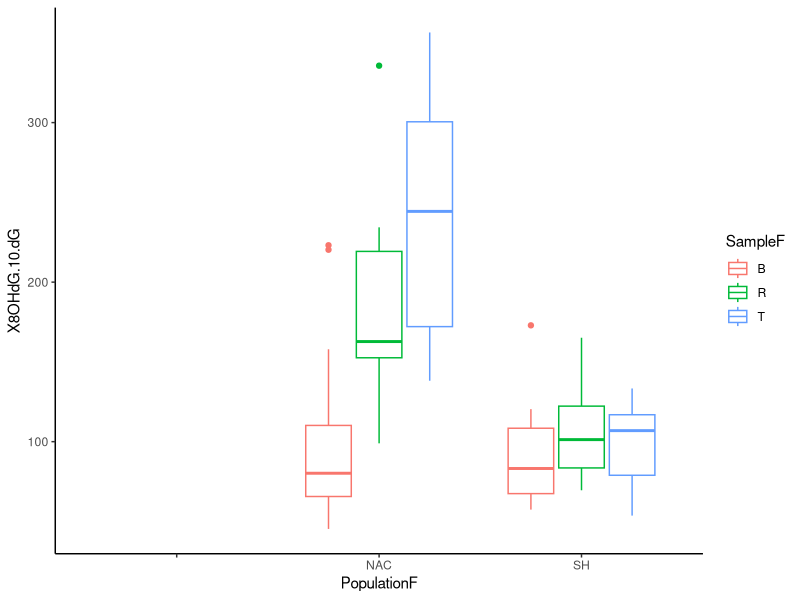
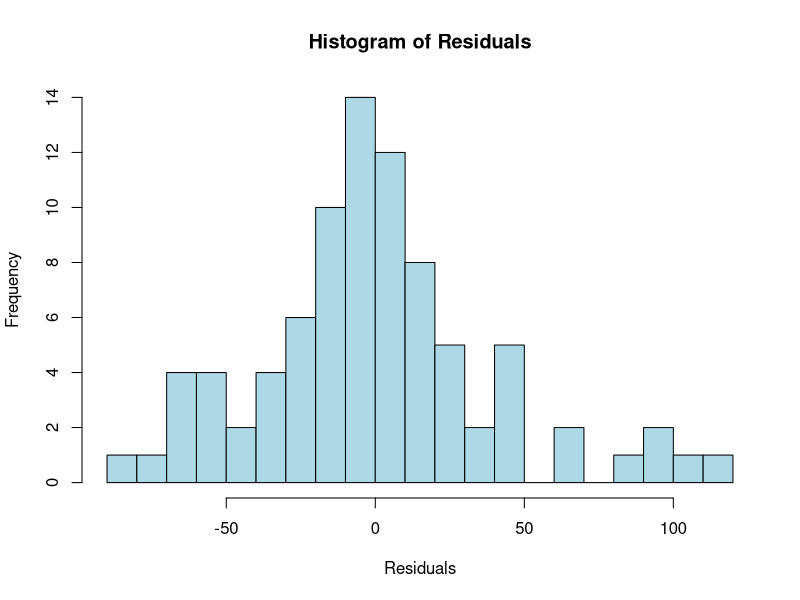
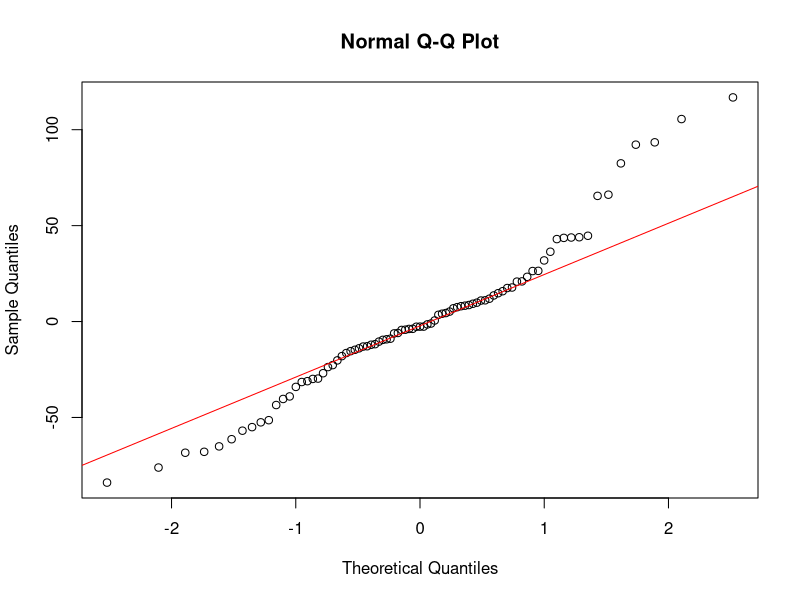
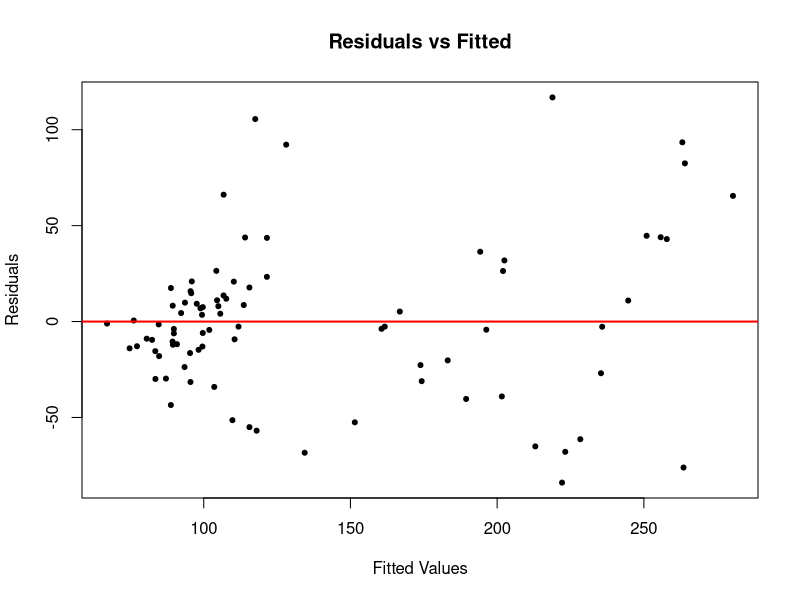
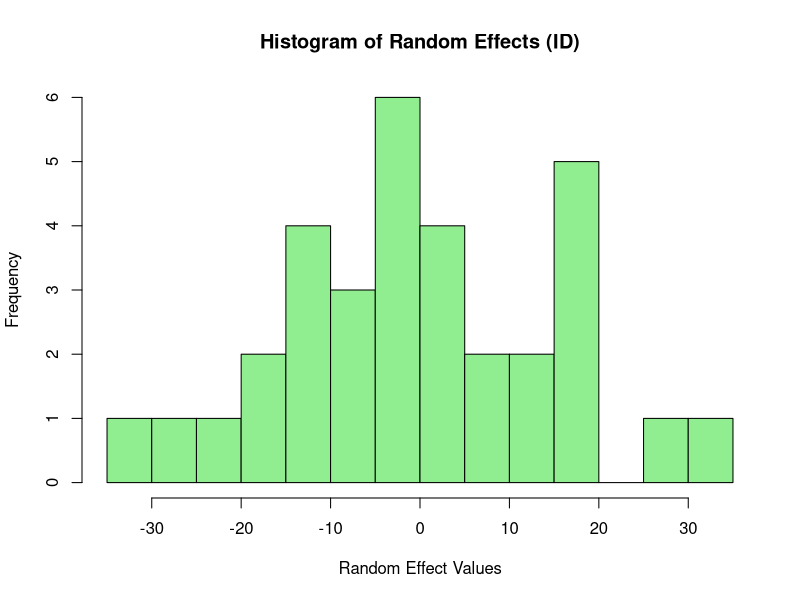
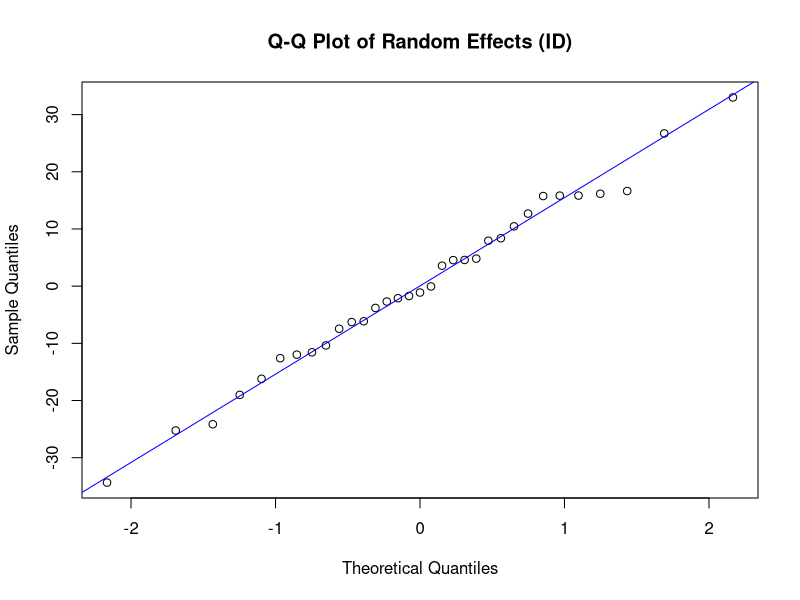

The R script that drew these images, in order: (Note: this script raises an error after producing the figures.)
################################################################################
#Packages
################################################################################
library(car) #If you have never used R before, you will have to do something called install.packages(). For this package use this code "install.packages("car")"
library(ggplot2)
library(emmeans)
library(lme4)
library(multcomp)


################################################################################
#Loading in the data
################################################################################

#this sets the working directory
setwd() #This will need to be set to correctly look at the data
#this reads the data from the csv
datum <- read.csv("OSD.csv")
head(datum) #This shows you your data to double check it is the right dataset
datum$PopulationF = as.factor(datum$Population) #as.factor() makes sure R reads this as a categorical variable when graphing or analyzing
datum$SampleF = as.factor(datum$Sample)

################################################################################
# Visualize - Bar plots
################################################################################
ggplot(datum, aes(PopulationF, X8OHdG.10.dG , color = SampleF)) +
  geom_boxplot() +
  theme_classic()

add_section_break <- function(num_dashes = 100) {
  cat(rep("\n", 3))
  cat(rep("-", num_dashes), "\n", sep = "")  # Dynamically generate dashes
  cat(rep("\n", 3))
}

# Call the function whenever needed
add_section_break()


################################################################################
# Checking the Importance of Random Effects
################################################################################
# This section compares two models to evaluate the significance of random effects:
# - Model 1 (GLMM): Includes a random effect (1 | ID) for individual variability.
# - Model 2 (GLM): Excludes the random effect, using only fixed effects.
#
# The comparison involves:
# - Log-Likelihoods: Evaluates the fit of both models using their log-likelihoods.
# - Chi-Square Test: Uses a nested model comparison to test the significance 
#   of the random effect by calculating the likelihood ratio and associated 
#   p-value (Pr(>Chisq)).
#
# Interpretation:
# - If the p-value is significant (e.g., < 0.05), the random effect significantly 
#   improves the model fit, and the GLMM is preferred over the simpler GLM.
# - If the random effect does not significantly improve the fit, the simpler GLM 
#   may be sufficient.
################################################################################

# GLMM with random effect
results_glmm <- glmer(X8OHdG.10.dG ~ PopulationF * SampleF + 
                        (1 | ID), 
                      data = datum, 
                      family = Gamma(link = "log"))

# GLM without random effect
results_glm <- glm(X8OHdG.10.dG ~ PopulationF * SampleF, 
                   data = datum, 
                   family = Gamma(link = "log"))

# Compare models using likelihood ratio test
anova_results <- anova(results_glmm, results_glm, test = "Chisq")

# Print results
print(anova_results)

# Interpretation helper with color-coded output
if (anova_results$`Pr(>Chisq)`[2] < 0.05) {
  cat("\033[32mThe random effect significantly improves model fit (p < 0.05). The GLMM is preferred.\033[0m\n")  # Green text
} else {
  cat("\033[31mThe random effect does not significantly improve model fit (p >= 0.05). The GLM may suffice.\033[0m\n")  # Red text
}


################################################################################
#Stats LMER
################################################################################
# 1. Start with LMER assuming normality of residuals
# 2. Find the best model using backwards step-wise
# 3. Use the best model to assess for normality
################################################################################

# First model
results1.0 = lmer(X8OHdG.10.dG ~ PopulationF * SampleF + 
                 (1|ID), datum)
summary(results1.0)
Anova(results1.0)

add_section_break()

################################################################################
# Choosing between a GLMM and LMM: Normality Analysis of Response Variable
################################################################################
# This section assesses whether the response variable is normally distributed. 
# The results guide the choice between an LMM or a GLMM for analysis.
#
# 1. Histogram of residuals: Check if residuals are roughly symmetric and bell-shaped.
# 2. Q-Q plot of residuals: Assess if residuals align with the reference line.
# 3. Shapiro-Wilk test: Statistical test for normality of residuals. 
# 4. Residuals vs Fitted plot: Check for homoscedasticity (constant variance).
# Conclusion:
# - If the response variable does not meet the assumption of normality.
# - Based on this analysis, an LMM is not suitable, and a GLMM with a Gamma 
#   distribution (or another appropriate distribution) is preferred.
################################################################################

# Extract residuals from the model
residuals <- residuals(results1.0)

# 1. Histogram of residuals
hist(residuals, 
     main = "Histogram of Residuals", 
     xlab = "Residuals", 
     col = "lightblue", 
     breaks = 20)

# 2. Q-Q plot
qqnorm(residuals)
qqline(residuals, col = "red") 

# 3. Shapiro-Wilk test for normality
shapiro_results <- shapiro.test(residuals)

# Print Shapiro-Wilk test results
cat("\033[34mShapiro-Wilk Test Results:\033[0m\n")
print(shapiro_results)

# 4. Residuals vs Fitted plot
fitted_values <- fitted(results1.0)
plot(fitted_values, residuals, 
     main = "Residuals vs Fitted", 
     xlab = "Fitted Values", 
     ylab = "Residuals", 
     pch = 20)
abline(h = 0, col = "red", lwd = 2) 

# Interpretation Helper
cat("\033[33mInterpretation Helper:\033[0m\n")
cat("- Shapiro-Wilk p-value:\n")
if (shapiro_results$p.value < 0.05) {
  cat("\033[31m  Residuals deviate from normality (p < 0.05).\033[0m\n")
} else {
  cat("\033[32m  Residuals are consistent with normality (p >= 0.05).\033[0m\n")
}

add_section_break()


################################################################################
# Check Normality of Random Effects
################################################################################

# Extract random effects
random_effects <- ranef(results1.0, condVar = TRUE)

# Inspect the structure of the random effects
cat("\033[34mStructure of Random Effects:\033[0m\n")
str(random_effects)

# Extract random effects for the grouping factor 'ID'
re_values <- as.numeric(random_effects$ID[, "(Intercept)"])

# 1. Histogram of random effects
hist(re_values, 
     main = "Histogram of Random Effects (ID)", 
     xlab = "Random Effect Values", 
     col = "lightgreen", 
     breaks = 20)

# 2. Q-Q plot of random effects
qqnorm(re_values, main = "Q-Q Plot of Random Effects (ID)")
qqline(re_values, col = "blue")

# 3. Shapiro-Wilk test for random effects normality
shapiro_re_results <- shapiro.test(re_values)

# Print Shapiro-Wilk test results for random effects
cat("\033[34mShapiro-Wilk Test Results for Random Effects:\033[0m\n")
print(shapiro_re_results)

# Interpretation Helper for Random Effects
cat("\033[33mInterpretation Helper:\033[0m\n")
cat("- Shapiro-Wilk p-value for Random Effects:\n")

if (shapiro_re_results$p.value < 0.05) {
  cat("\033[31m  Random effects deviate from normality (p < 0.05).\033[0m\n")
} else {
  cat("\033[32m  Random effects are consistent with normality (p >= 0.05).\033[0m\n")
}


add_section_break()

#############################################################################
#Stats GLMER
#############################################################################
#- This analysis runs a GLMER and also  specifies a gamma 
#distribution if the residuals are not normally distributed
#############################################################################

# results1.1 (make sure to adjust this to whatever the correct results is)
results1.1 <- glmer(X8OHdG.10.dG ~ PopulationF:SampleF + PopulationF + SampleF 
                  + (1 | ID), 
                  data = datum, 
                  family = Gamma(link = "log"))
summary(results1.1)
Anova(results1.1)

add_section_break()

#############################################################################
# Multiple Comparisons for Interaction Term
#############################################################################
# This code performs post hoc analysis to evaluate pairwise differences 
# between the significant interaction term in the model. It uses estimated 
# marginal means (emmeans) and Tukey adjustment for multiple comparisons.

# How to interpret:
# 1. Blue bars: Represent 95% confidence intervals (CIs) for group means. 
#    Non-overlapping bars suggest potential differences but are not definitive.
# 2. Red arrows: Represent pairwise comparisons. A difference is statistically 
#    significant if the arrow does not cross zero.

#############################################################################

# Load necessary libraries
library(emmeans)
library(multcomp)
library(multcompView)

# Compute marginal means for the interaction term in your model
emmeans_interaction <- emmeans(results1.1, ~ PopulationF * SampleF)

# Perform pairwise comparisons with Tukey adjustment
pairwise_comparisons <- pairs(emmeans_interaction, adjust = "tukey")

# Display pairwise comparisons
print(pairwise_comparisons)

# Add compact letter display (cld) to marginal means
emmeans_interaction_cld <- cld(object = emmeans_interaction,
                               adjust = "Tukey",
                               Letters = letters,
                               alpha = 0.05)

# Display the emmeans with letters
print(emmeans_interaction_cld)

# Visualization with grouping letters
library(ggplot2)

#Kruskal-Wallis
emm_data$Group <- interaction(emm_data$PopulationF, emm_data$SampleF, sep = "_")

kruskal.test(emmean ~ Group, data = emm_data)

library(rstatix)

dunn_test_result <- dunn_test(emmean ~ Group, data = emm_data, p.adjust.method = "BH")
print(dunn_test_result)

ggplot(emm_data, aes(x = Group, y = emmean, fill = PopulationF)) +
  geom_bar(stat = "identity", position = position_dodge()) +  
  geom_errorbar(aes(ymin = lower.CL, ymax = upper.CL), width = 0.2, position = position_dodge(width = 0.9)) +
  geom_text(aes(label = .group), position = position_dodge(width = 0.9), hjust = -0.3, vjust = -0.5) +
  ggtitle("Estimated Marginal Means with Interaction (PopulationF * SampleF)") +
  xlab("Group (PopulationF * SampleF)") +
  ylab("Estimated Marginal Means") +
  theme_minimal()


add_section_break()
